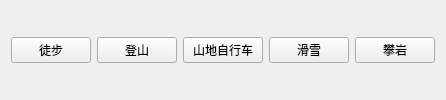
                            <widget class="QWidget" name="outdoor_sportspage">
                             <layout class="QHBoxLayout" name="horizontalLayout_20">
                              <item>
                               <widget class="QPushButton" name="btn_hiking">
                                <property name="text">
                                 <string>徒步</string>
                                </property>
                               </widget>
                              </item>
                              <item>
                               <widget class="QPushButton" name="btn_mountain_climbing">
                                <property name="text">
                                 <string>登山</string>
                                </property>
                               </widget>
                              </item>
                              <item>
                               <widget class="QPushButton" name="btn_mountain_biking">
                                <property name="text">
                                 <string>山地自行车</string>
                                </property>
                               </widget>
                              </item>
                              <item>
                               <widget class="QPushButton" name="btn_skiing">
                                <property name="text">
                                 <string>滑雪</string>
                                </property>
                               </widget>
                              </item>
                              <item>
                               <widget class="QPushButton" name="btn_rock_climbing">
                                <property name="text">
                                 <string>攀岩</string>
                                </property>
                               </widget>
                              </item>
                             </layout>
                            </widget>
